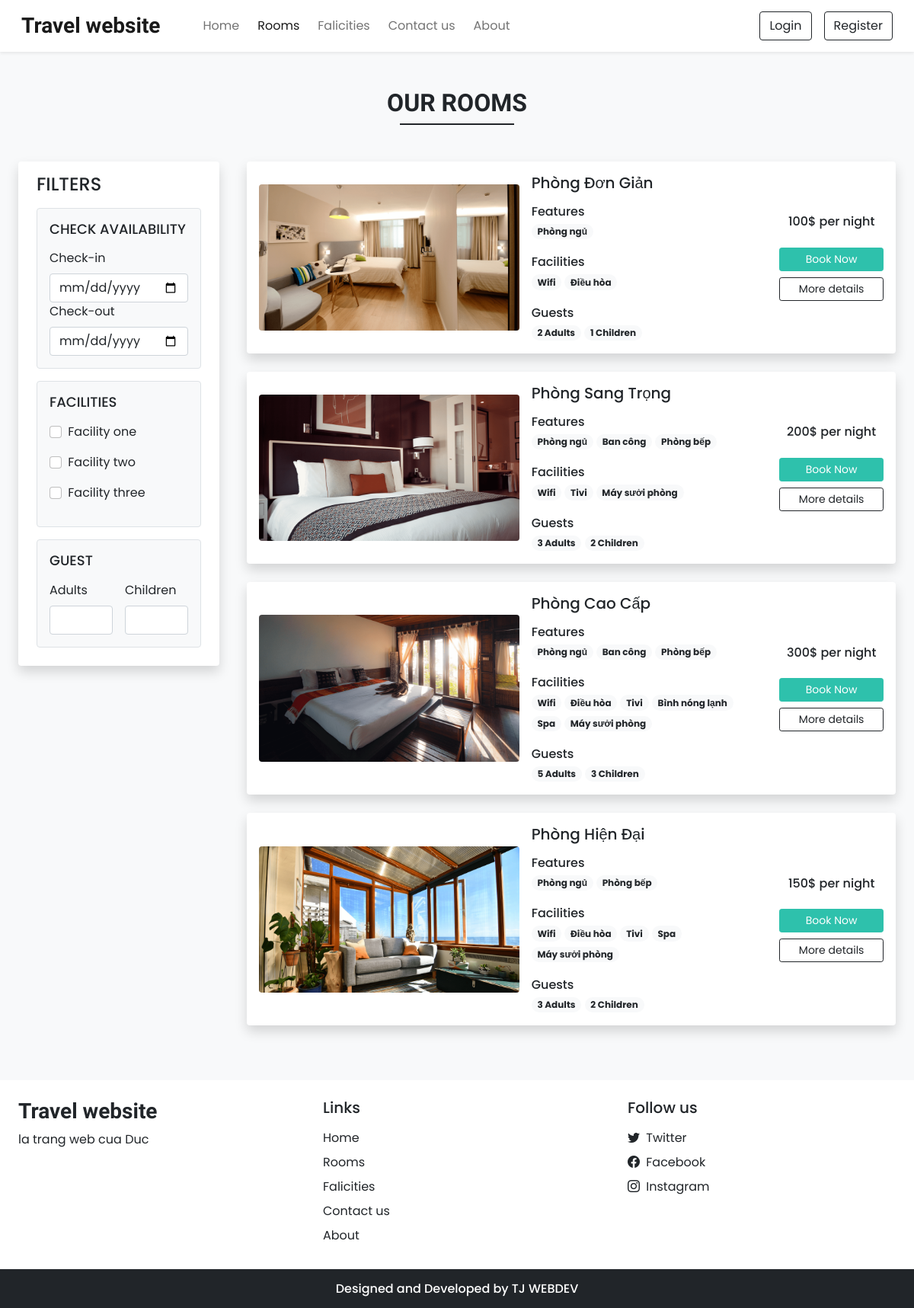
The page /rooms.php on the database its author committed.
### tables this page shows
CREATE TABLE `settings` (
  `sr_no` int(11) NOT NULL,
  `site_title` varchar(50) NOT NULL,
  `site_about` varchar(250) NOT NULL,
  `shutdown` tinyint(1) NOT NULL
);

CREATE TABLE `rooms` (
  `id` int(11) NOT NULL,
  `name` varchar(150) NOT NULL,
  `area` int(11) NOT NULL,
  `price` int(11) NOT NULL,
  `quantity` int(11) NOT NULL,
  `adult` int(11) NOT NULL,
  `children` int(11) NOT NULL,
  `description` varchar(350) NOT NULL,
  `status` tinyint(4) NOT NULL DEFAULT 1,
  `removed` int(11) NOT NULL DEFAULT 0
);

CREATE TABLE `room_images` (
  `sr_no` int(11) NOT NULL,
  `room_id` int(11) NOT NULL,
  `image` varchar(150) NOT NULL,
  `thumb` tinyint(4) NOT NULL DEFAULT 0
);

CREATE TABLE `features` (
  `id` int(11) NOT NULL,
  `name` varchar(50) NOT NULL
);

CREATE TABLE `facilities` (
  `id` int(11) NOT NULL,
  `icon` varchar(100) NOT NULL,
  `name` varchar(50) NOT NULL,
  `description` varchar(250) NOT NULL
);

### admin/inc/db_config.php (called while the page is built, shortened)
<?php
  function select($sql,$values,$datatypes)
  {
    $con = $GLOBALS['con'];
    if($stmt = mysqli_prepare($con,$sql))
    {
       mysqli_stmt_bind_param($stmt,$datatypes,...$values);
       if(mysqli_stmt_execute($stmt)){
         $res = mysqli_stmt_get_result($stmt);
         return $res;
       }
       else{
        mysqli_stmt_close($stmt);
        die("Query cannot be executed - Select");
       }
    }
    else{
      die("Query cannot be prepared - Select");
    }
  }
?>

### rooms.php (the view, shortened to what this page needs)
<!DOCTYPE html>
<html lang="en">
<head>
  <?php require('inc/links.php'); ?>
</head>
<body class="bg-light">
 <?php require('inc/header.php'); ?>
 <div class="my-5 px-4">
  <h2 class="fw-bold h-font text-center">OUR ROOMS</h2>
  <div class="h-line bg-dark"></div>
 </div>
 <div class="container-fluid">
  <div class="row">
    <div class="col-lg-3 col-md-12 mb-lg-0 mb-4 ps-4">
      <nav class="navbar navbar-expand-lg navbar-light bg-white rounded shadow">
        <div class="container-fluid flex-lg-column align-items-stretch">
          <h4 class="mt-2"> FILTERS</h4>
          <div class="collapse navbar-collapse flex-column align-items-stretch mt-2" id="filterDropdown">
            <div class="border bg-light p-3 rounded mb-3">
              <h5 class="mb-3" style="font-size: 18px;">CHECK AVAILABILITY</h5>
              <label class="form-label">Check-in</label>
              <input type="date" class="form-control shadow-none">
              <label class="form-label">Check-out</label>
              <input type="date" class="form-control shadow-none">
            </div>
            <div class="border bg-light p-3 rounded mb-3">
              <h5 class="mb-3" style="font-size: 18px;">FACILITIES</h5>
              <div class="mb-2">
                <input type="checkbox" id="f1" class="form-check-input shadow-none me-1">
                <label class="form-label" for="f1"> Facility one</label>
              </div>
              <div class="mb-2">
                <input type="checkbox" id="f2" class="form-check-input shadow-none me-1">
                <label class="form-label" for="f2"> Facility two</label>
              </div>
              <div class="mb-2">
                <input type="checkbox" id="f3" class="form-check-input shadow-none me-1">
                <label class="form-label" for="f3"> Facility three</label>
              </div>
            </div>
            <div class="border bg-light p-3 rounded mb-3">
              <h5 class="mb-3" style="font-size: 18px;">GUEST</h5>
              <div class="d-flex">
                <div class="me-3">
                  <Label class="form-label">Adults</label>
                  <input type="number" class="form-control shadow-none">
                </div>
                <div>
                  <Label class="form-label">Children</label>
                  <input type="number" class="form-control shadow-none">
                </div>
              </div>
            </div>
          </div>
        </div>
      </nav>
    </div>
    <div class="col-lg-9 col-md-12 px-4">
    <?php
      $room_res= select("SELECT * FROM rooms WHERE status=? AND removed=?",[1,0],'ii');
      while($room_data = mysqli_fetch_assoc($room_res))
      {
        $fea_q = mysqli_query($con,"SELECT f.name FROM features f
          INNER JOIN room_features rfea ON f.id = rfea.features_id
          WHERE rfea.room_id = '$room_data[id]'");
        $features_data = "";
        while($fea_row = mysqli_fetch_assoc($fea_q)){
          $features_data .="<span class='badge rounded-pill bg-light text-dark text-wrap me-1 mb-1'>
            $fea_row[name]
          </span>";
        }
        $fac_q = mysqli_query($con,"SELECT f.name FROM facilities f
        INNER JOIN room_facilities rfac ON f.id = rfac.facilities_id
        WHERE rfac.room_id = '$room_data[id]'");
        $facilities_data = "";
        while($fac_row = mysqli_fetch_assoc($fac_q)){
          $facilities_data .="<span class='badge rounded-pill bg-light text-dark text-wrap me-1 mb-1'>
            $fac_row[name]
          </span>";
        }
        $room_thumb = ROOMS_IMG_PATH."thumbnail.jpg";
        $thumb_q = mysqli_query($con,"SELECT * FROM room_images
          WHERE room_id='$room_data[id]'
          AND thumb='1'");
        if(mysqli_num_rows($thumb_q)>0){
          $thumb_res = mysqli_fetch_assoc($thumb_q);
          $room_thumb = ROOMS_IMG_PATH.$thumb_res['image'];
        }
        $book_btn = "";
        if(!$settings_r['shutdown']){
          $login=0;
          $book_btn = "<button onclick='checkLoginToBook($login,$room_data[id])' class='btn btn-sm w-100 text-white custom-bg shadow-none mb-2'>Book Now</button>";
        }
        echo <<<data
        <div class="card mb-4 border-0 shadow">
          <div class="row g-0 p-3 align-items-center">
            <div class="col-md-5 mb-lg-0 mb-md-0 mb-3">
              <img src="$room_thumb" class="img-fluid rounded">
            </div>
            <div class="col-md-5 px-lg-3 px-md-3 px-0">
              <h5 class="mb-3">$room_data[name]</h5>
              <div class="features mb-3">
                <h6 class="mb-1">Features </h6>
                $features_data
              </div>
              <div class="facilities mb-3">
                <h6 class="mb-1">Facilities</h6>
                $facilities_data
              </div>
              <div class="guests">
                <h6 class="mb-1">Guests</h6>
                <span class="badge rounded-pill bg-light text-dark text-wrap">
                  $room_data[adult] Adults
                </span>
                <span class="badge rounded-pill bg-light text-dark text-wrap">
                  $room_data[children] Children
                </span>
              </div>
            </div>
            <div class="col-md-2 mt-lg-0 mt-md-0 mt-4 text-center">
              <h6 class="mb-4">$room_data[price]$ per night</h6>
              $book_btn
              <a href="room_details.php?id=$room_data[id]" class="btn btn-sm w-100 btn-outline-dark shadow-none">More details</a>
            </div>
          </div>
        </div>
        data;
      }
    ?>
    </div>
  </div>
 </div>
 <?php require('inc/footer.php'); ?>
</html>

### inc/links.php (shortened to what this page needs)
<link href="https://cdn.jsdelivr.net/npm/bootstrap@5.0.2/dist/css/bootstrap.min.css" rel="stylesheet">
<link rel="stylesheet" href="https://cdn.jsdelivr.net/npm/bootstrap-icons@1.10.5/font/bootstrap-icons.css">
<link rel="stylesheet" href="css/common.css">
<?php
  require('admin/inc/db_config.php');
  $contact_q = "SELECT * FROM contact_details WHERE sr_no=?";
  $settings_q = "SELECT * FROM settings WHERE sr_no=?";
  $values = [1];
  $contact_r = mysqli_fetch_assoc(select($contact_q,$values,'i'));
  $settings_r = mysqli_fetch_assoc(select($settings_q,$values,'i'));
?>

### inc/header.php (shortened to what this page needs)
<nav id="nav-bar" class="navbar navbar-expand-lg navbar-light bg-white px-lg-3 py-lg-2 shadow-sm sticky-top">
  <div class="container-fluid">
    <a class="navbar-brand me-5 fw-bold fs-3 h-font" href="index.php"><?php echo $settings_r['site_title'] ?></a>
    <div class="collapse navbar-collapse" id="navbarSupportedContent">
      <ul class="navbar-nav me-auto mb-2 mb-lg-0">
        <li class="nav-item">
          <a class="nav-link me-2" href="index.php">Home</a>
        </li>
        <li class="nav-item">
          <a class="nav-link me-2" href="rooms.php">Rooms</a>
        </li>
        <li class="nav-item">
          <a class="nav-link me-2" href="facilities.php">Falicities</a>
        </li>
        <li class="nav-item">
          <a class="nav-link me-2" href="contact.php">Contact us</a>
        </li>
        <li class="nav-item">
          <a class="nav-link me-2" href="about.php">About</a>
        </li>
      </ul>
      <div class="d-flex">
        <?php
          if(isset($_SESSION['login']) && $_SESSION['login']==true)
          {
            $path = USERS_IMG_PATH;
            echo<<<data
            <div class="btn-group">
              <button type="button" class="btn btn-outline-dark shadow-none dropdown-toggle" data-bs-toggle="dropdown" data-bs-display="static" aria-expanded="false">
                <img src="$path$_SESSION[uPic]" style="width: 25px; height: 25px;" class="me-1">
                $_SESSION[uName]
              </button>
              <ul class="dropdown-menu dropdown-menu-lg-end">
                <li><a class="dropdown-item" href="profile.php">Profile</a></li>
                <li><a class="dropdown-item" href="bookings.php">Bookings</a></li>
                <li><a class="dropdown-item" href="logout.php">Logout</a></li>
              </ul>
            </div>
            data;
          }
          else
          {
            echo<<<data
            <button type="button" class="btn btn-outline-dark shadow-none me-lg-3 me-2" data-bs-toggle="modal" data-bs-target="#loginModal">
              Login
            </button>
            <button type="button" class="btn btn-outline-dark shadow-none" data-bs-toggle="modal" data-bs-target="#registerModal">
              Register
            </button>
            data;
          }
        ?>
      </div>
    </div>
  </div>
</nav>

### inc/footer.php (shortened to what this page needs)
<div class="container-fluid bg-white mt-5">
  <div class="row">
    <div class="col-lg-4 p-4">
      <h3 class="h-font fw-bold fs-3 mb-2"><?php echo $settings_r['site_title'] ?></h3>
      <p>
        <?php echo $settings_r['site_about'] ?>
      </p>
    </div>
    <div class="col-lg-4 p-4">
      <h5 class="mb-3">Links</h5>
      <a href="index.php" class="d-inline-block mb-2 text-dark text-decoration-none">Home</a> <br>
      <a href="rooms.php" class="d-inline-block mb-2 text-dark text-decoration-none">Rooms</a> <br>
      <a href="facilities.php" class="d-inline-block mb-2 text-dark text-decoration-none">Falicities</a> <br>
      <a href="contact.php" class="d-inline-block mb-2 text-dark text-decoration-none">Contact us</a> <br>
      <a href="about.php" class="d-inline-block mb-2 text-dark text-decoration-none">About</a>
    </div>
    <div class="col-lg-4 p-4">
      <h5 class="mb-3">Follow us</h5>
      <?php
        if($contact_r['tw']!=''){
          echo<<<data
            <a href="$contact_r[tw]" class="d-inline-block text-dark text-decoration-none mb-2">
              <i class="bi bi-twitter me-1"></i> Twitter
            </a> <br>
          data;
        }
      ?>
      <a href="<?php echo $contact_r['fb'] ?>" class="d-inline-block text-dark text-decoration-none mb-2">
        <i class="bi bi-facebook me-1"></i> Facebook
      </a> <br>
      <a href="<?php echo $contact_r['insta'] ?>" class="d-inline-block text-dark text-decoration-none">
        <i class="bi bi-instagram me-1"></i> Instagram
      </a>
    </div>
  </div>
</div>
<h6 class="text-center bg-dark text-white p-3 m-0">Designed and Developed by TJ WEBDEV</h6>

### css/common.css (style rules this page uses)
:root { --teal: #2ec1ac; --teal_hover: #279e8c; }
* { font-family: 'Poppins', sans-serif; }
.h-font { font-family: 'Merienda', cursive; }
input[type=number] { -moz-appearance: textfield; }
.custom-bg { background-color: var(--teal); border: 1px solid var(--teal); }
.h-line { width: 150px; margin: 0 auto; height: 1.7px; }

### rows shown on the page
settings: site_title "Travel website", site_about "la trang web cua Duc"
rooms: room_images.image (picture), name "Phòng Đơn Giản", adult "2", children "1", price "100"
features: name "Phòng ngủ"
facilities: name "Wifi"
facilities: name "Điều hòa"
rooms: room_images.image (picture), name "Phòng Sang Trọng", adult "3", children "2", price "200"
features: name "Ban công"
features: name "Phòng bếp"
facilities: name "Tivi"
facilities: name "Máy sưởi phòng"
rooms: room_images.image (picture), name "Phòng Cao Cấp", adult "5", children "3", price "300"
facilities: name "Bình nóng lạnh"
facilities: name "Spa"
rooms: room_images.image (picture), name "Phòng Hiện Đại", adult "3", children "2", price "150"
